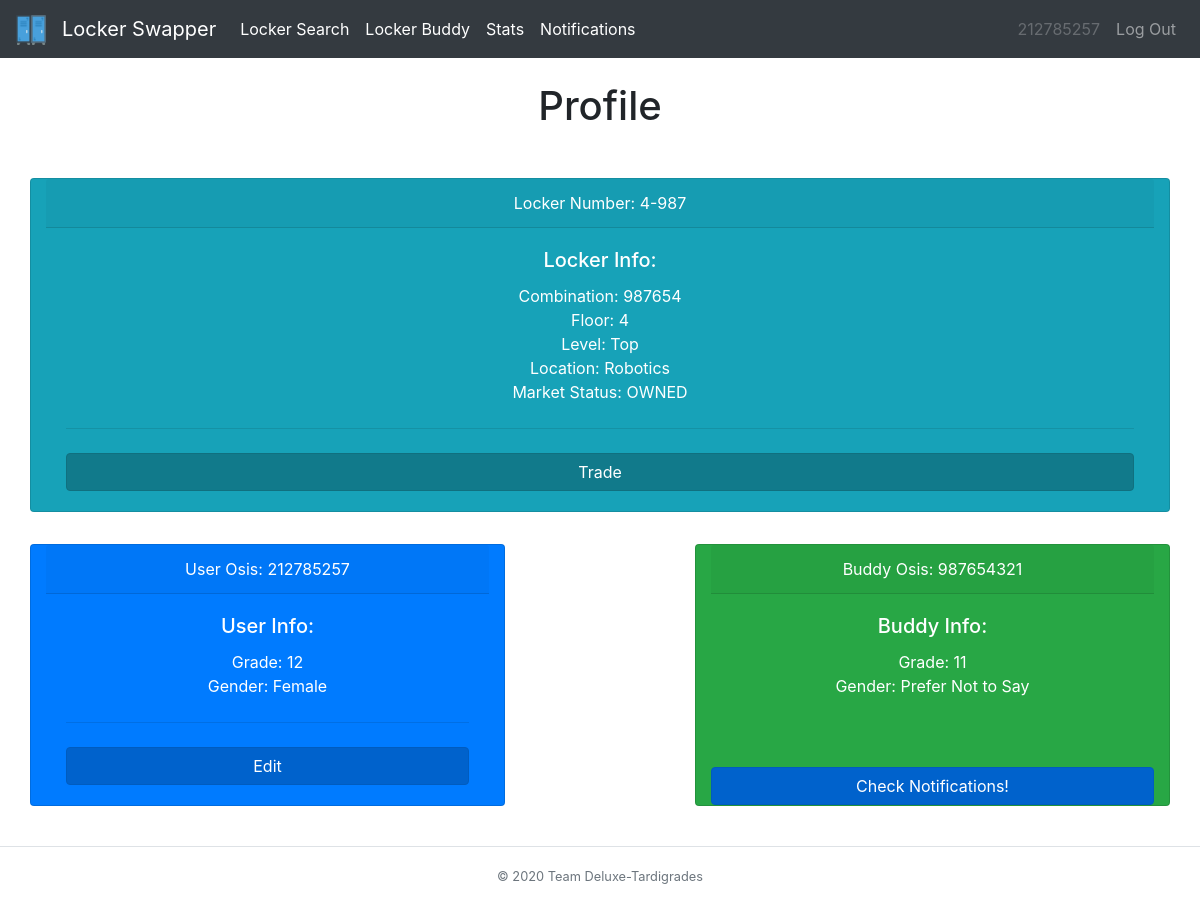
The page /home (signed in) on the database its author committed.
### tables this page shows
CREATE TABLE locker_tbl (locker INT, owner TEXT, combo TEXT, floor INT, level INT, location TEXT, status TEXT);

CREATE TABLE user_tbl (osis INT, password TEXT, locker INT, grade INT, buddy INT, survey TEXT, gender TEXT);

### __init__.py (the view)
@app.route("/home")
@login_required
def profile():
    userInfo = db_manager.getUserInfo(session['osis'])
    buddy = ["N/A","N/A","N/A","N/A","N/A","N/A","N/A","N/A"]
    if userInfo[4] != "":
        buddy = db_manager.getUserInfo(userInfo[4])
    locker = db_manager.getLockerInfo(userInfo[2], session['osis'])
    transactions=db_manager.getTransactionInfo(session['osis'])
    changed=db_manager.ifDissolve(session["osis"])
    return render_template("home.html", heading="Profile", userInfo=userInfo, buddy=buddy, locker=locker, transactions=transactions , user=session['osis'], changed=changed)

### __init__.py (called while the page is built)
def login_required(f):
    @wraps(f)
    def dec(*args, **kwargs):
        if 'osis' in session:
            return f(*args, **kwargs)
        flash('You must be logged in to view this page!', 'danger')
        return redirect('/')
    return dec

### db_builder.py (called while the page is built)
def execmany(cmd, inputs):
    db = sqlite3.connect(DB_FILE)
    c = db.cursor()
    output = c.execute(cmd, inputs)
    db.commit()
    return output

### db_manager.py (called while the page is built)
def getUserInfo(osis):
    q = "SELECT * from user_tbl WHERE osis=?"
    inputs = (osis,)
    data = execmany(q, inputs).fetchone()
    info = [data[0],data[1],data[2],data[3],data[4],data[5],data[6]]
    return info

def getLockerInfo(locker,osis):
    q = "SELECT * from locker_tbl WHERE locker=? AND owner = ?"
    inputs = (locker,osis)
    data = execmany(q, inputs).fetchone()
    info=[]
    print(data)
    for value in data:
        info.append(value)
    return info

def getTransactionInfo(osis):
    q = "SELECT * from transaction_tbl WHERE sender=?"
    inputs = (osis,)
    data = execmany(q, inputs).fetchall()
    info = []
    if(data is None):
        return info
    for value in data:
        if len(value)>0 and value[3] == 1:
            info.append([value[0],value[1],value[2],value[3],value[4],value[5]])
    return info

def ifDissolve(user):
    q = "SELECT * FROM transaction_tbl WHERE (recipient=? OR sender=?) AND status = ? AND request = ?"
    inputs=(user,user,1,"D")
    data=execmany(q,inputs).fetchall()
    if data is not None:
        return True
    return False

### templates/home.html (shortened to what this page needs)
{% extends "base.html" %}
{% block body %}
<div class="row">
  <div class="col-sm-12 col-md-12 col-lg-12 mx-auto">
    <div class="row">
      <div class="card text-white text-center bg-info my-3 col-md-12">
        <div class="card-header">Locker Number: {{locker[3]}}-{{locker[0]}}</div>
        <div class="card-body">
          <h5 class="card-title">Locker Info:</h5>
          <p class="card-text">Combination: {{locker[2]}} <br> Floor: {{locker[3]}} <br> Level: {{locker[4]}} <br> Location: {{locker[5]}} <br> Market Status: {{locker[6]}}</p>
          <hr class="my-4">
          <form action="/market" method="post">
            <button type="submit" class="btn btn-info btn-block active">Trade</button>
          </form>
        </div>
      </div>
    </div>
    <div class="row">
      <div class="card text-white text-center bg-primary my-3 col-md-5">
        <div class="card-header">User Osis: {{userInfo[0]}}</div>
        <div class="card-body">
          <h5 class="card-title">User Info:</h5>
          <p class="card-text">Grade: {{userInfo[3]}} <br> Gender: {{userInfo[6]}}</p>
          <hr class="my-4">
          <form action="/editprof">
            <button type="submit" class="btn btn-primary btn-block active">Edit</button>
          </form>
        </div>
      </div>
      <div class="col-md-2">
      </div>
      <div class="card text-white text-center bg-success my-3 col-md-5">
        <div class="card-header">Buddy Osis: {{buddy[0]}}</div>
        <div class="card-body">
          <h5 class="card-title">Buddy Info:</h5>
          <p class="card-text">Grade: {{buddy[3]}} <br> Gender: {{buddy[6]}}</p>
        </div>
         {% if buddy[0] != "N/A" and changed %}
           <form action="/notifs">
             <button type="submit" class="btn btn-primary btn-block active" >Check Notifications!</button>
           </form>
          {% endif %}
        </div>
      </div>
  </div>
</div>
{% endblock %}

### rows shown on the page
locker_tbl: floor "4", locker "987", combo "987654", level "Top", location "Robotics", status "OWNED"
user_tbl: osis "212785257", grade "12", gender "Female"
user_tbl: osis "987654321", grade "11", gender "Prefer Not to Say"

### other values the page prints
{{ user }} "212785257"
{{ heading }} "Profile"
